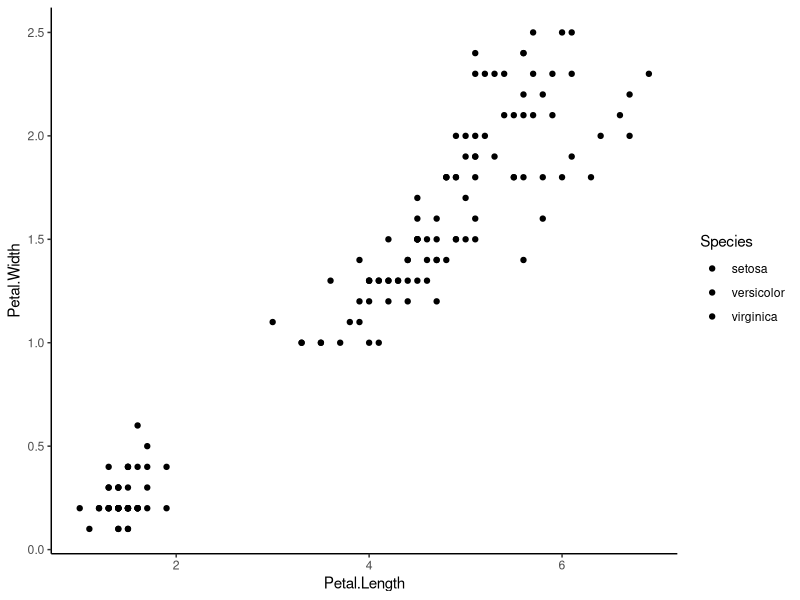

Generate this figure with R:
## ---- chunk 1
knitr::opts_chunk$set(echo = TRUE)
## ---- chunk 2
library(tidyverse)
library(RColorBrewer)
View(iris)
## ---- chunk 3

lvw <- ggplot(iris, aes(x = Petal.Length, y = Petal.Width))+
  geom_point(aes(fill = Species)) +
  scale_fill_manual(breaks  = c("setosa", "versicolor", "virginica"), 
                    values = c("cyan4", "dodgerblue4", "seagreen4")) +
  theme_classic()

lvw

